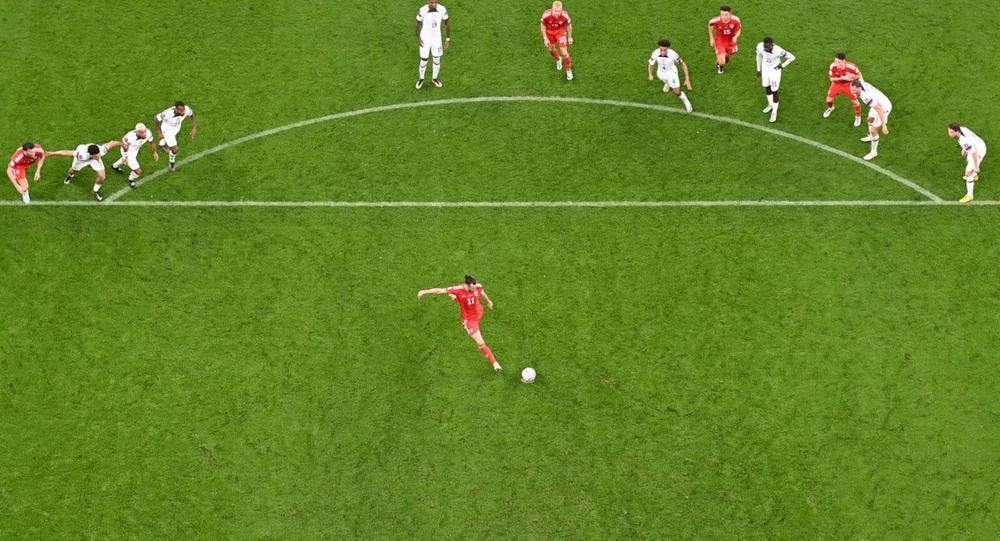
#> input picture input/cima.jpg, 1000 x 541 px, shrunk from 1600 x 865 before the run
$ python -i field_detection.py   (imports and definitions only)
#> lines starting #> are read from the running program, lines starting #| are printed output that depends on the picture; after the words box and inside, x2 and y2 are one past the last pixel; in counts of white or black regions, pixels touching at a corner belong together
#> further down, picture is the input picture: shape (541, 1000, 3); mean B, G, R 36.8, 130.7, 97.7
import cv2
import numpy as np
from config import HSV_LOWER_GREEN, HSV_UPPER_GREEN, MORPH_KERNEL_SIZE

KERNEL = cv2.getStructuringElement(cv2.MORPH_ELLIPSE, MORPH_KERNEL_SIZE)

def detect_field_mask(frame):
    hsv = cv2.cvtColor(frame, cv2.COLOR_BGR2HSV)
#> hsv: shape (541, 1000, 3); mean H, S, V 41.2, 188.1, 132

    mask = cv2.inRange(hsv, HSV_LOWER_GREEN, HSV_UPPER_GREEN)
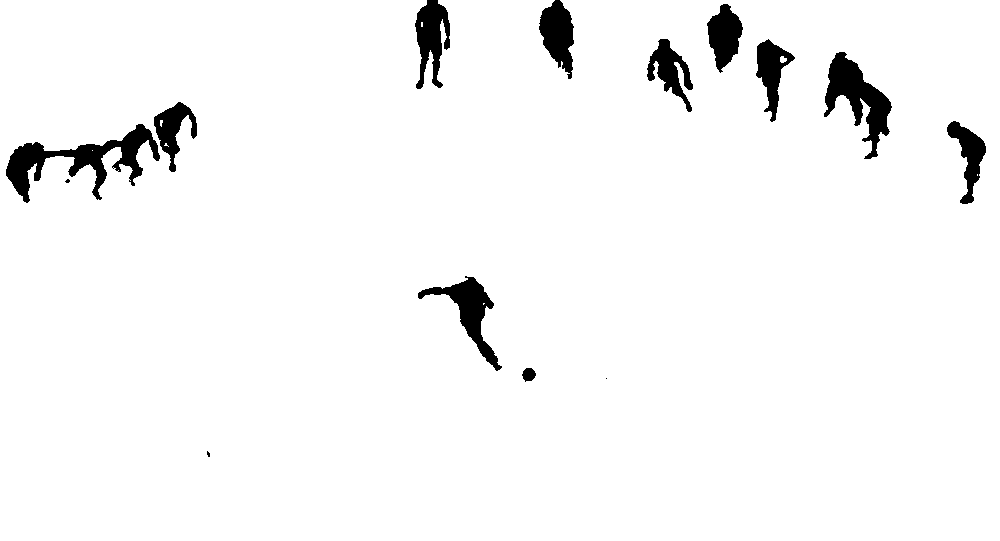
#> mask: shape (541, 1000); 96.4% white; 14 black regions (3 under 20 px), largest, box (x1, y1, x2, y2) and area: (6, 124, 160, 203) 3760, (824, 52, 892, 159) 2917, (418, 276, 502, 371) 2101

    mask = cv2.morphologyEx(mask, cv2.MORPH_CLOSE, KERNEL)
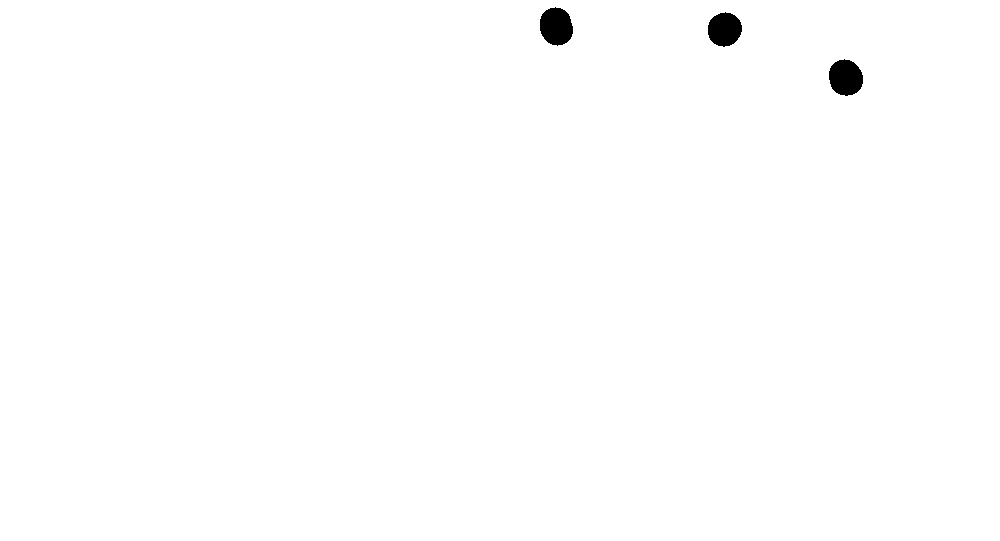
#> mask: shape (541, 1000); 99.5% white; 3 black regions, box (x1, y1, x2, y2) and area: (540, 7, 573, 46) 995, (829, 59, 863, 96) 973, (708, 12, 742, 47) 909

    return mask

def apply_mask(frame, mask):
    return cv2.bitwise_and(frame, frame, mask=mask)

>>> import cv2
>>> picture = cv2.imread('input/cima.jpg')
>>> result = detect_field_mask(picture)

$ run again, on input/image.jpg
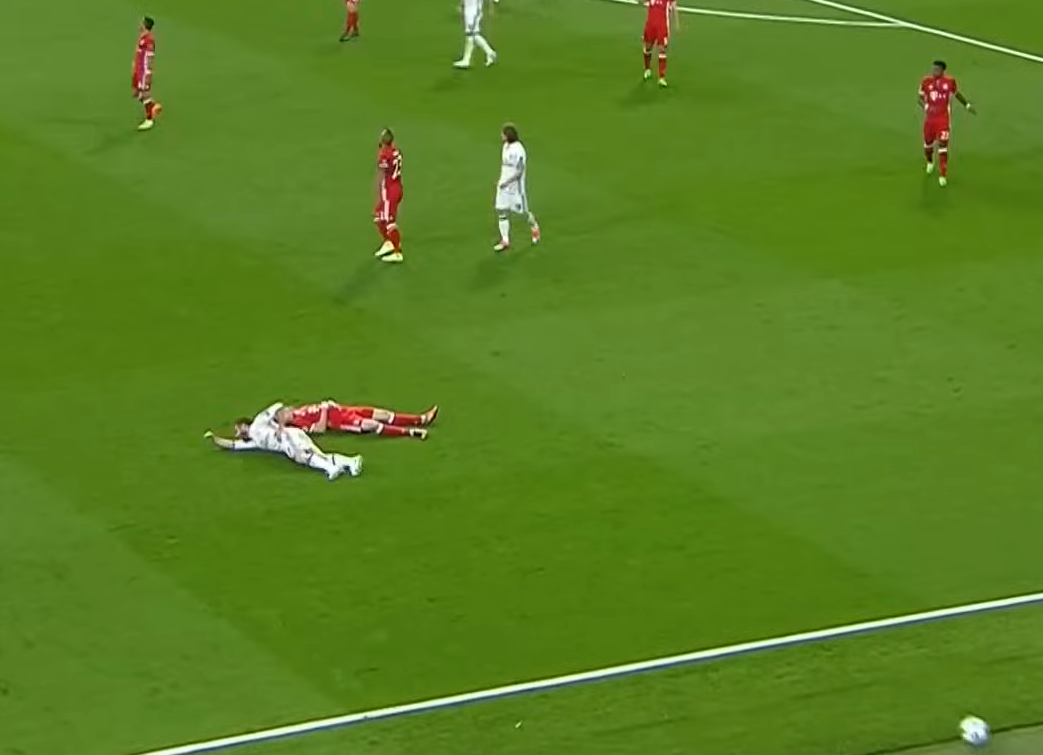
#> input picture input/image.jpg, 1043 x 755 px
#> picture is the input picture: shape (755, 1043, 3); mean B, G, R 33.5, 127.5, 89
#> hsv: shape (755, 1043, 3); mean H, S, V 42.8, 191.4, 128.5
#> in detect_field_mask, `mask = cv2.inRange(hsv, HSV_LOWER_GREEN, HSV_UPPER_GREEN)`:
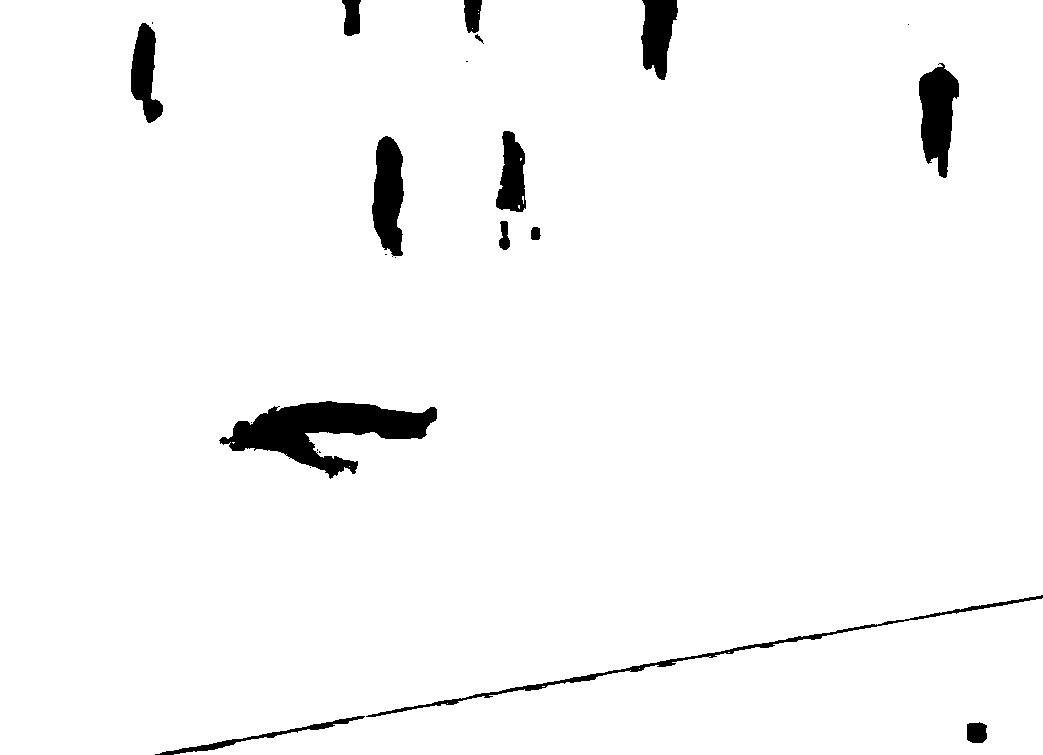
#> mask: shape (755, 1043); 97% white; 23 black regions (9 under 20 px), largest, box (x1, y1, x2, y2) and area: (219, 401, 437, 479) 7505, (919, 63, 959, 178) 2962, (372, 136, 404, 257) 2853
#> in detect_field_mask, `mask = cv2.morphologyEx(mask, cv2.MORPH_CLOSE, KERNEL)`:
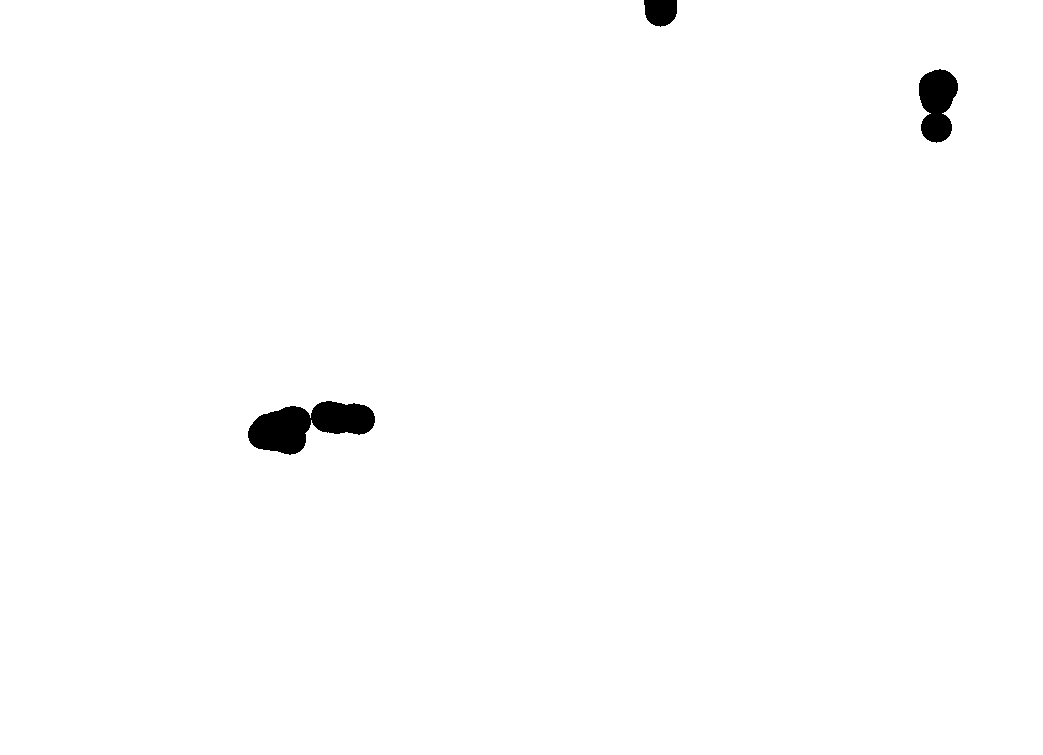
#> mask: shape (755, 1043); 99.1% white; 3 black regions, box (x1, y1, x2, y2) and area: (248, 401, 375, 455) 4004, (919, 69, 958, 143) 2078, (644, 0, 677, 27) 743
